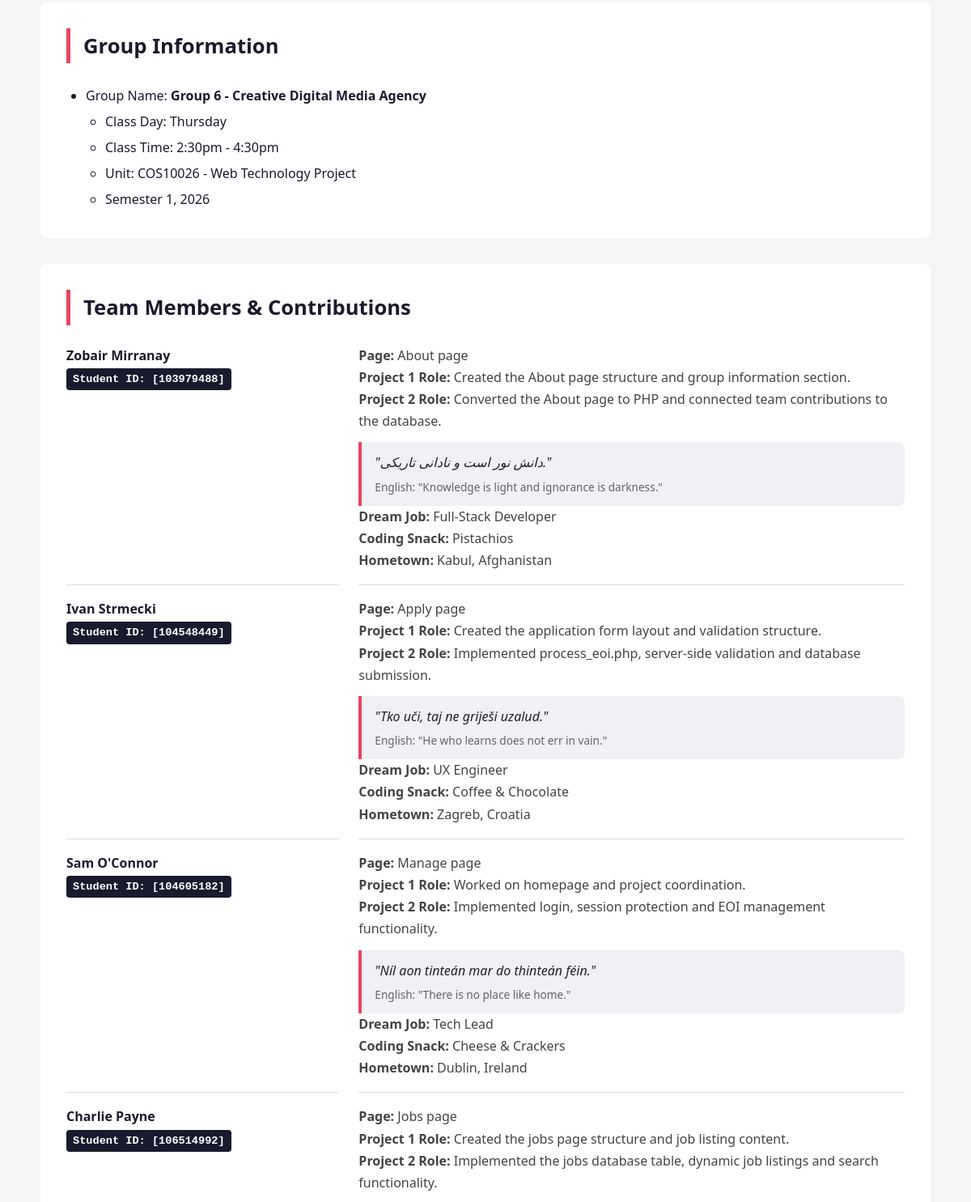
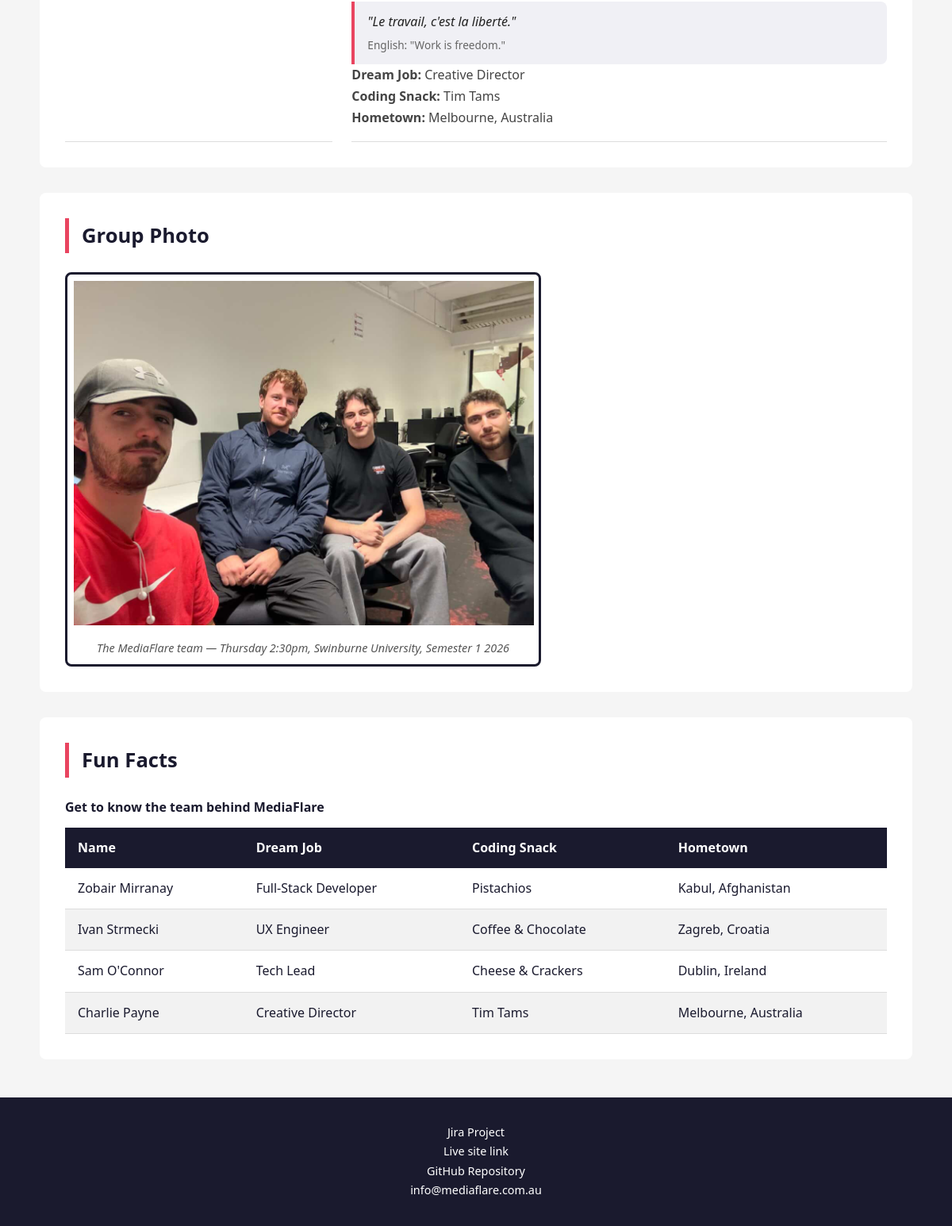
The page /about.php (lower part) on the database as committed earlier (2 pictures, top to bottom).
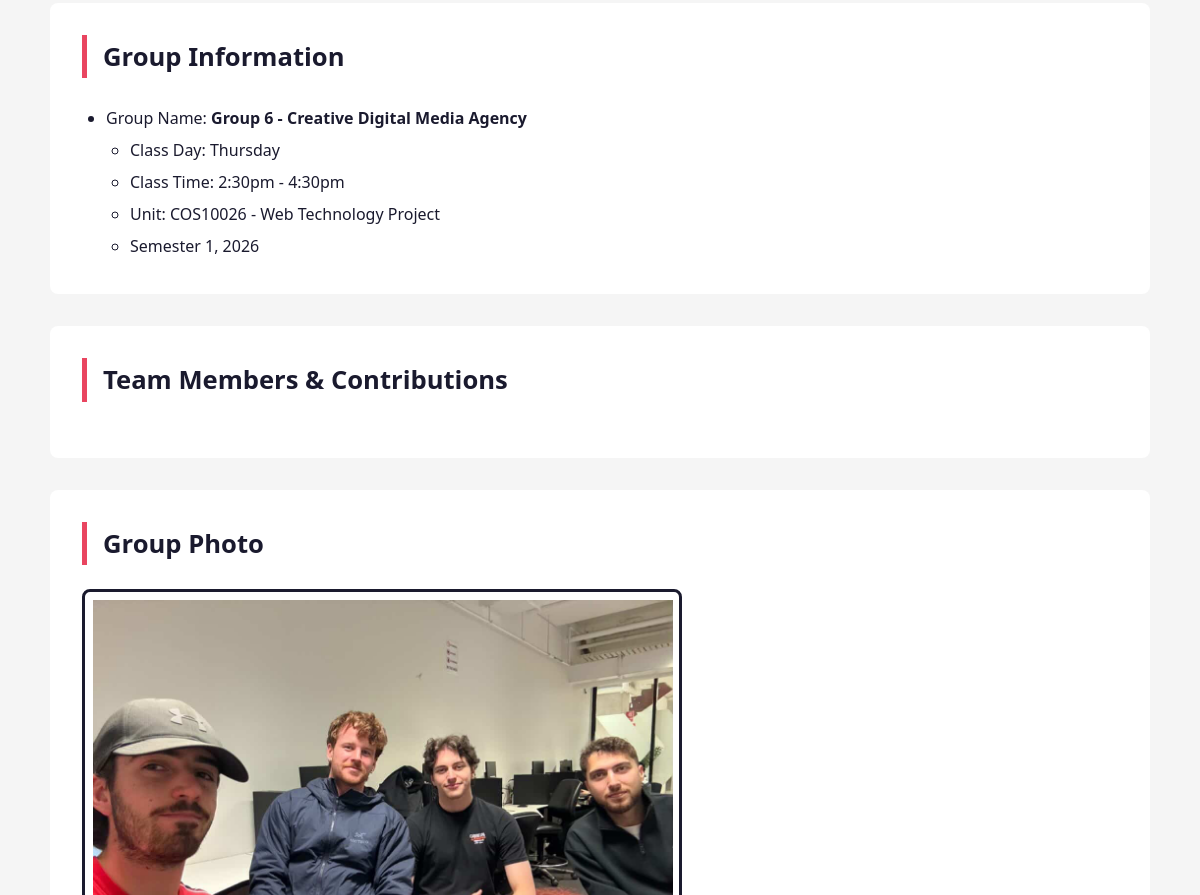
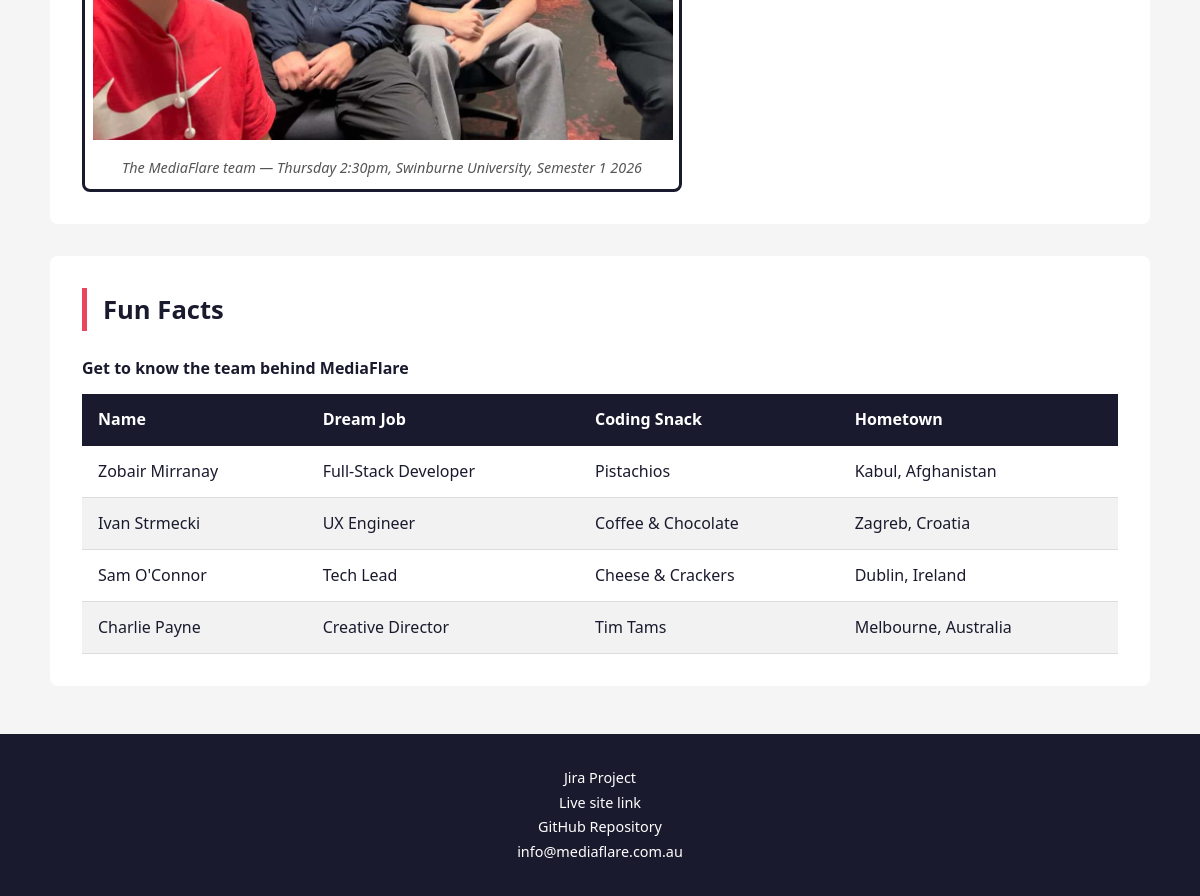
The same page on the database as committed later (2 pictures, top to bottom).
### tables this page shows
CREATE TABLE `about_contributions` (
  `id` int(11) NOT NULL,
  `member_name` varchar(100) NOT NULL,
  `student_id` varchar(20) NOT NULL,
  `assigned_page` varchar(100) NOT NULL,
  `project1_role` text NOT NULL,
  `project2_role` text NOT NULL,
  `quote_original` text NOT NULL,
  `quote_translation` text NOT NULL,
  `dream_job` varchar(100) NOT NULL,
  `coding_snack` varchar(100) NOT NULL,
  `hometown` varchar(100) NOT NULL
);

### about.php (the view, shortened to what this page needs)
<?php
include "header.inc";
?>
    <main>
        <section class="section-container">
            <h2 class="section-title">Group Information</h2>
            <ul class="group-info-list">
                <li>Group Name: <strong>Group 6 - Creative Digital Media Agency</strong>
                    <ul>
                        <li>Class Day: Thursday</li>
                        <li>Class Time: 2:30pm - 4:30pm</li>
                        <li>Unit: COS10026 - Web Technology Project</li>
                        <li>Semester 1, 2026</li>
                    </ul>
                </li>
            </ul>
        </section>
<section class="section-container">
    <h2 class="section-title">Team Members &amp; Contributions</h2>
    <dl class="member-list">
        <?php
        require_once("settings.php");
        $conn = mysqli_connect($host, $username, $password, $dbname);
        if (!$conn) {
            echo "<p>Database connection failed.</p>";
        } else {
            $query = "SELECT * FROM about_contributions";
            $result = mysqli_query($conn, $query);
            if ($result) {
                while ($row = mysqli_fetch_assoc($result)) {
                    echo "<dt>";
                    echo $row['member_name'] . "<br>";
                    echo "<p class='student-id'
                    style='display:inline-block; background:#1a1a2e;
                    color:#fff; font-family:monospace;
                    font-size:0.85rem; padding:2px 8px;
                    border-radius:4px;'>";
                    echo "Student ID: [" . $row['student_id'] . "]";
                    echo "</p>";
                    echo "</dt>";
                    echo "<dd>";
                    echo "<strong>Page:</strong> "
                        . $row['assigned_page'] . "<br>";
                    echo "<strong>Project 1 Role:</strong> "
                        . $row['project1_role'] . "<br>";
                    echo "<strong>Project 2 Role:</strong> "
                        . $row['project2_role'] . "<br>";
                    echo "<blockquote class='quote-block'>";
                    echo "<p class='original'>\""
                        . $row['quote_original'] . "\"</p>";
                    echo "<p class='translation'>English: \""
                        . $row['quote_translation'] . "\"</p>";
                    echo "</blockquote>";
                    echo "<p><strong>Dream Job:</strong> "
                        . $row['dream_job'] . "</p>";
                    echo "<p><strong>Coding Snack:</strong> "
                        . $row['coding_snack'] . "</p>";
                    echo "<p><strong>Hometown:</strong> "
                        . $row['hometown'] . "</p>";
                    echo "</dd>";
                }
            }
        }
        ?>
    </dl>
</section>
        <section class="section-container">
            <h2 class="section-title">Group Photo</h2>
            <figure class="group-photo" style="max-width: 600px; margin: 0 auto; text-align: center;">
                <img src="images/Group.photo.jpeg" alt="Group photo of all four MediaFlare team members" width="580" />
                <figcaption>The MediaFlare team — Thursday 2:30pm, Swinburne University, Semester 1 2026</figcaption>
            </figure>
        </section>
        <section class="section-container">
            <h2 class="section-title">Fun Facts</h2>
            <table class="fun-facts">
                <caption>Get to know the team behind MediaFlare</caption>
                <thead>
                    <tr>
                        <th scope="col">Name</th>
                        <th scope="col">Dream Job</th>
                        <th scope="col">Coding Snack</th>
                        <th scope="col">Hometown</th>
                    </tr>
                </thead>
                <tbody>
                    <tr>
                        <td>Zobair Mirranay</td>
                        <td>Full-Stack Developer</td>
                        <td>Pistachios</td>
                        <td>Kabul, Afghanistan</td>
                    </tr>
                    <tr>
                        <td>Ivan Strmecki</td>
                        <td>UX Engineer</td>
                        <td>Coffee &amp; Chocolate</td>
                        <td>Zagreb, Croatia</td>
                    </tr>
                    <tr>
                        <td>Sam O'Connor</td>
                        <td>Tech Lead</td>
                        <td>Cheese &amp; Crackers</td>
                        <td>Dublin, Ireland</td>
                    </tr>
                    <tr>
                        <td>Charlie Payne</td>
                        <td>Creative Director</td>
                        <td>Tim Tams</td>
                        <td>Melbourne, Australia</td>
                    </tr>
                </tbody>
            </table>
        </section>
    </main>
  <?php include "footer.inc"; ?>

### header.inc (shortened to what this page needs)
<!DOCTYPE html>
<html lang="en">
<head>
    <link rel="stylesheet" href="styles/style.css" />
</head>
<body>

### footer.inc
    <footer>
        <p><a href="https://cos10026group4.atlassian.net/jira/software/projects/SCRUM/summary">Jira Project</a></p>
        <p><a href="https://106514992.github.io/COS10026-Applied-Web-Project-Part-1-of-2/index.html">Live site link</a>
        </p>
        <p><a href="https://github.com/106514992/COS10026-Applied-Web-Project-Part-1-of-2">GitHub Repository</a></p>
        <p><a href="mailto:info@mediaflare.com.au"
                aria-label="Email us at info@mediaflare.com.au">info@mediaflare.com.au</a></p>
    </footer>
</body>
</html>

### styles/style.css (style rules this page uses)
* { margin: 0; padding: 0; box-sizing: border-box; }
body { font-family: 'Segoe UI', sans-serif; background-color: #f5f5f5; color: #1a1a2e; line-height: 1.7; }
.section-container { max-width: 1100px; margin: 2rem auto; padding: 2rem; background-color: #ffffff; border-radius: 8px; }
.section-title { font-size: 1.6rem; color: #1a1a2e; border-left: 5px solid #e94560; padding-left: 1rem; margin-bottom: 1.5rem; }
.group-info-list { list-style: disc; padding-left: 1.5rem; font-size: 1rem; line-height: 2; }
.group-info-list li ul { list-style: circle; padding-left: 1.5rem; }
footer { background-color: #1a1a2e; color: #cccccc; text-align: center; padding: 2rem 1rem; margin-top: 3rem; font-size: 0.9rem; }
footer a { color: #ffffff; text-decoration: none; }
figure.group-photo { border: 3px solid #1a1a2e; display: inline-block; padding: 0.5rem; border-radius: 8px; text-align: center; }
figure.group-photo figcaption { font-size: 0.9rem; color: #555; margin-top: 0.5rem; font-style: italic; }
table.fun-facts { width: 100%; border-collapse: collapse; margin-top: 1rem; }
table.fun-facts caption { font-size: 1rem; font-weight: bold; margin-bottom: 0.75rem; color: #1a1a2e; text-align: left; }
table.fun-facts th { background-color: #1a1a2e; color: #ffffff; padding: 0.75rem 1rem; text-align: left; }
table.fun-facts td { padding: 0.75rem 1rem; border-bottom: 1px solid #ddd; }
table.fun-facts tr:nth-child(even) { background-color: #f2f2f2; }
dl.member-list { display: grid; grid-template-columns: 1fr 2fr; gap: 1rem 1.5rem; }
dl.member-list dt { font-weight: bold; color: #1a1a2e; border-bottom: 1px solid #ddd; padding-bottom: 1rem; }
dl.member-list dd { color: #444; border-bottom: 1px solid #ddd; padding-bottom: 1rem; margin: 0; }
.quote-block { background: #f0f0f5; border-left: 4px solid #e94560; padding: 0.75rem 1rem; margin-top: 0.75rem; border-radius: 0 8px 8px 0; }
.quote-block .original { font-style: italic; font-size: 1rem; color: #222; }
.quote-block .translation { font-size: 0.85rem; color: #666; margin-top: 0.25rem; }

Rows that differ between the two databases and show on the page:
removed about_contributions: member_name "Zobair Mirranay", student "103979488", assigned_page "About page", project1_role "Created the About page structure and group information section.", project2_role "Converted the About page to PHP and connected team contributions to the database.", quote_original "دانش نور است و نادانی تاریکی.", quote_translation "Knowledge is light and ignorance is darkness.", dream_job "Full-Stack Developer", coding_snack "Pistachios", hometown "Kabul, Afghanistan"
removed about_contributions: member_name "Ivan Strmecki", student "104548449", assigned_page "Apply page", project1_role "Created the application form layout and validation structure.", project2_role "Implemented process_eoi.php, server-side validation and database submission.", quote_original "Tko uči, taj ne griješi uzalud.", quote_translation "He who learns does not err in vain.", dream_job "UX Engineer", coding_snack "Coffee & Chocolate", hometown "Zagreb, Croatia"
removed about_contributions: member_name "Sam O'Connor", student "104605182", assigned_page "Manage page", project1_role "Worked on homepage and project coordination.", project2_role "Implemented login, session protection and EOI management functionality.", quote_original "Níl aon tinteán mar do thinteán féin.", quote_translation "There is no place like home.", dream_job "Tech Lead", coding_snack "Cheese & Crackers", hometown "Dublin, Ireland"
removed about_contributions: member_name "Charlie Payne", student "106514992", assigned_page "Jobs page", project1_role "Created the jobs page structure and job listing content.", project2_role "Implemented the jobs database table, dynamic job listings and search functionality.", quote_original "Le travail, c'est la liberté.", quote_translation "Work is freedom.", dream_job "Creative Director", coding_snack "Tim Tams", hometown "Melbourne, Australia"
